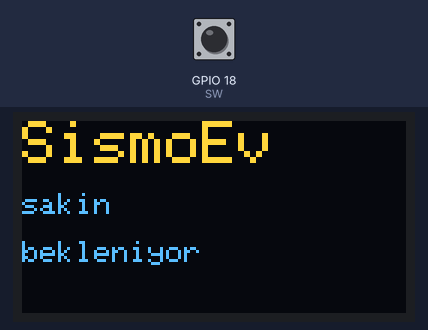
Simulated run of this sketch. Board: ESP32. Parts: 128×64 one-colour display. Inputs (shaded band) come from the test bench; at power-on: GPIO 18 (SW) HIGH. The OLED is the two-colour kind (top 16 rows yellow); what the sketch prints to the serial monitor is not drawn.

Above: at 1.5 s.
1.6 s: GPIO 18 (SW) pulled LOW for 1 s
At 4.2 s:
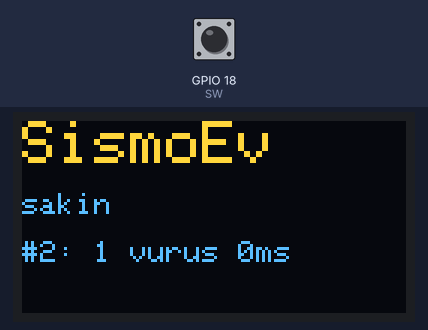
4.5 s: GPIO 18 (SW) pulled LOW for 0.15 s
At 5.0 s:
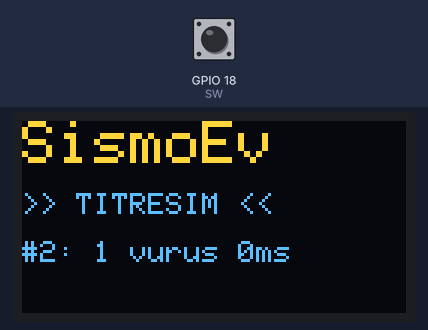
6.6 s: GPIO 18 (SW) pulled LOW for 0.15 s
At 8.2 s:
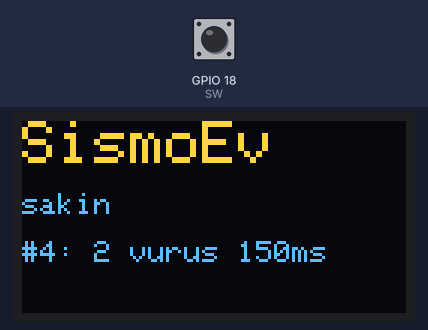
8.7 s: GPIO 18 (SW) pulled LOW for 1 s
At 9.6 s:
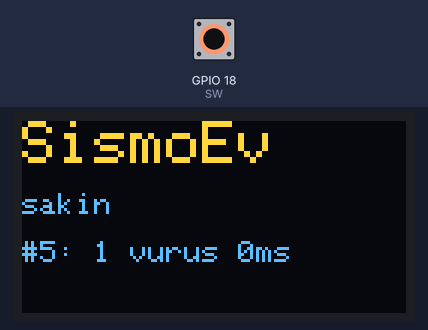
Timing chart, 0 to 11.7 s (numbered marks = the images above; inputs shaded):
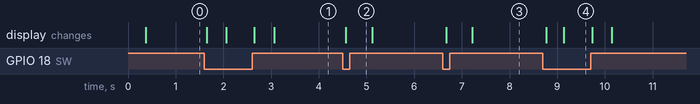

Measured:
- after the input at 1.6 s, the display: first changes after 0.05 s (image 1 shows a later state)
- after the input at 4.5 s, the display: changes after 0.07 s (image 2)
- after the input at 6.6 s, the display: first changes after 0.07 s (image 3 shows a later state)
- after the input at 8.7 s, the display: first changes after 0.07 s (image 4 shows a later state)

The sketch:

oled_switch_test.ino
```cpp
// SismoEv test 06 — OLED + SW-18020P vibration switch (no soldering needed)
// Wiring: 3V3 bus row 48, SDA bus row 49 (GPIO21), SCL bus row 50 (GPIO22).
// OLED VCC->3V3 bus, GND->GND, SDA->row 49, SCL->row 50.
// SW-18020P: one leg -> GPIO18, other leg -> GND (INPUT_PULLUP).
// Serial Monitor 115200: lists I2C devices, then reports each shake/knock as a separate event.

#include <Wire.h>
#include <Adafruit_GFX.h>
#include <Adafruit_SSD1306.h>

const int SW = 18;
Adafruit_SSD1306 oled(128, 64, &Wire, -1);
bool oledOk = false;
volatile unsigned long hits = 0;
volatile unsigned long lastHitMs = 0;

void IRAM_ATTR onHit() {
  hits++;
  lastHitMs = millis();
}

void scanI2C() {
  Serial.println("I2C scan:");
  for (byte addr = 1; addr < 127; addr++) {
    Wire.beginTransmission(addr);
    if (Wire.endTransmission() == 0) Serial.printf("  found 0x%02X\n", addr);
  }
}

void setup() {
  Serial.begin(115200);
  delay(300);
  Wire.begin(21, 22);
  scanI2C();

  // begin() does not check that the screen answers, so ask the bus first.
  Wire.beginTransmission(0x3C);
  bool present = Wire.endTransmission() == 0;
  oledOk = present && oled.begin(SSD1306_SWITCHCAPVCC, 0x3C);
  Serial.println(oledOk ? "OLED OK" : "OLED NOT FOUND (check wires / address)");

  pinMode(SW, INPUT_PULLUP);
  Serial.printf("Switch pin now reads %s (HIGH = open, normal)\n", digitalRead(SW) ? "HIGH" : "LOW");
  attachInterrupt(digitalPinToInterrupt(SW), onHit, CHANGE);
}

// An "event" starts with the first hit and ends after 400 ms without hits.
// Each event is reported separately: how many hits and how long it lasted.
const unsigned long QUIET_MS = 400;
unsigned long eventNo = 0, eventStartMs = 0, eventStartHits = 0;
bool inEvent = false;
String lastLine = "bekleniyor";

void loop() {
  // 32-bit reads are atomic on the ESP32, no need to pause interrupts.
  unsigned long h = hits, lastMs = lastHitMs;
  unsigned long now = millis();

  if (!inEvent && h > eventStartHits) {
    inEvent = true;
    eventStartMs = lastMs;
  }
  if (inEvent && now - lastMs > QUIET_MS) {
    inEvent = false;
    eventNo++;
    unsigned long n = h - eventStartHits;
    unsigned long dur = lastMs - eventStartMs;
    eventStartHits = h;
    Serial.printf("Olay %lu: %lu vurus, %lu ms\n", eventNo, n, dur);
    lastLine = "#" + String(eventNo) + ": " + String(n) + " vurus " + String(dur) + "ms";
  }

  if (oledOk) {
    oled.clearDisplay();
    oled.setTextColor(SSD1306_WHITE);
    oled.setTextSize(2);
    oled.setCursor(0, 0);
    oled.println("SismoEv");
    oled.setTextSize(1);
    oled.setCursor(0, 24);
    oled.println(inEvent ? ">> TITRESIM <<" : "sakin");
    oled.setCursor(0, 40);
    oled.println(lastLine);
    oled.display();
  }
  delay(20);
}
```
